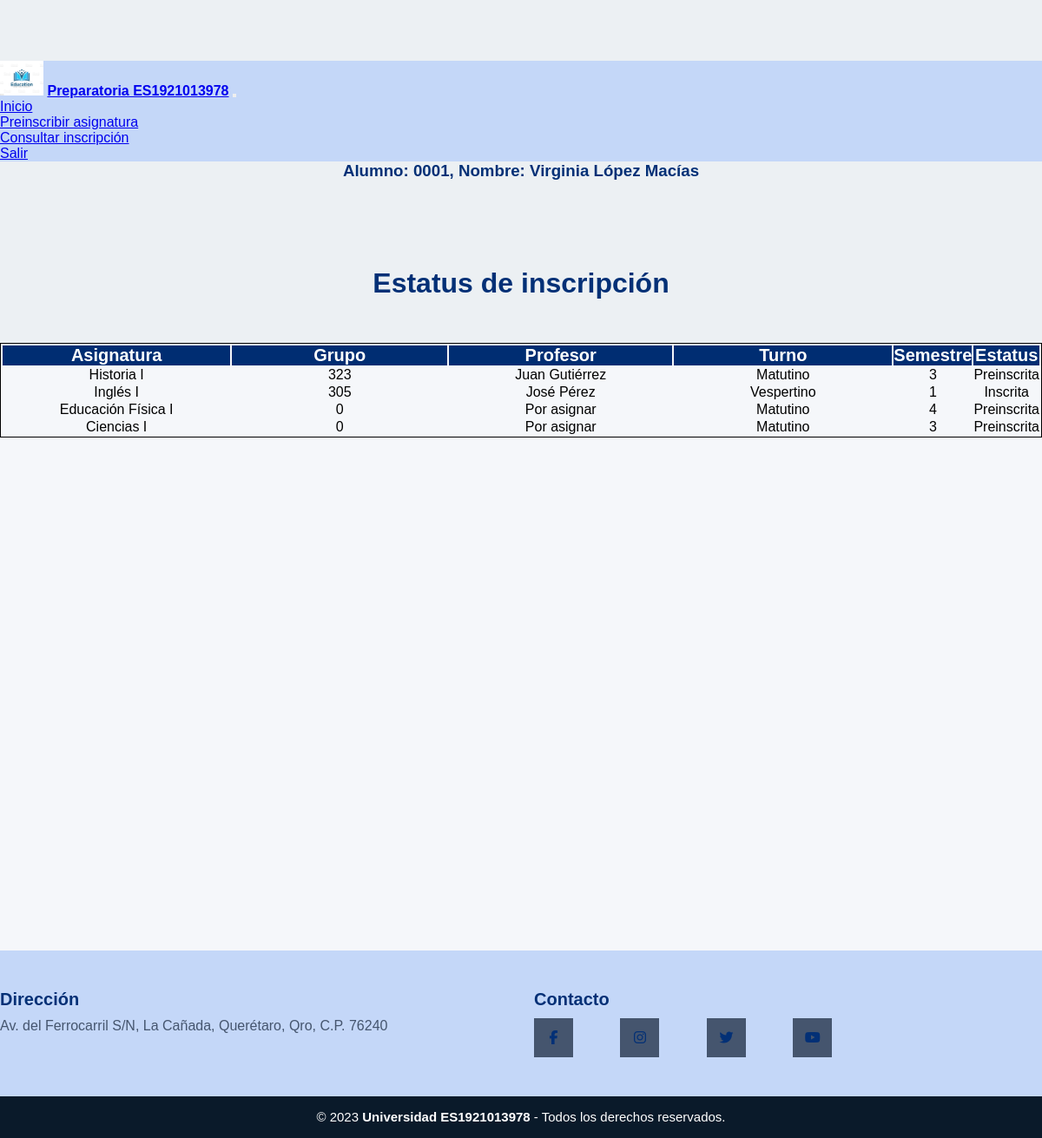
The page /consultaAL.php (signed in) on the database its author committed.
### tables this page shows
CREATE TABLE `usuarios` (
  `matricula` varchar(4) NOT NULL,
  `nombre` varchar(30) NOT NULL,
  `apellidopaterno` varchar(30) NOT NULL,
  `apellidomaterno` varchar(30) NOT NULL,
  `turno` varchar(10) NOT NULL,
  `tipousuario` varchar(2) NOT NULL,
  `password` varchar(15) NOT NULL
);

CREATE TABLE `inscripcion` (
  `id` int(11) NOT NULL,
  `matricula` varchar(4) NOT NULL,
  `asignatura` varchar(30) NOT NULL,
  `grupo` varchar(15) NOT NULL,
  `profesor` varchar(90) NOT NULL,
  `turno` varchar(10) NOT NULL,
  `semestre` tinyint(4) NOT NULL,
  `estatus` varchar(12) NOT NULL
);

### consultaAL.php (the view, shortened to what this page needs)
<?php
if(!isset($_SESSION['userAL'])){
    header('location: login.php');
} else if(isset($_SESSION['userAL'])){
    include 'conexion.php';
    $conn->setAttribute(PDO::ATTR_ERRMODE,PDO::ERRMODE_EXCEPTION);
    $sql=$conn->prepare('SELECT * FROM usuarios WHERE matricula=:Matricula');
    $sql->execute(array('Matricula'=>$_SESSION['userAL']));
    $rows=$sql->fetchAll();
    $sentencia=$conn->prepare('SELECT * FROM inscripcion WHERE matricula=:Matricula');
    $sentencia->execute(array('Matricula'=>$_SESSION['userAL']));
    $asignaturas=$sentencia->fetchAll(PDO::FETCH_OBJ);
    foreach($rows as $row){
        $row['matricula'];
        $row['nombre'];
        $row['apellidopaterno'];
        $row['apellidomaterno'];
    }
    $count=$sql->rowCount();
} else {
    echo "Error en el sistema";
}
?>
<!DOCTYPE html>
<html lang="en">
<head>
    <link href="css/headerfooter.css" rel="stylesheet" type="text/css" media="screen"/>
    <link href="css/table.css" rel="stylesheet" type="text/css" media="screen" />
    <link href="css/style.css" rel="stylesheet" type="text/css" media="screen" />
</head>
<body>
  <header>
    <nav class="navbar fixed-top navbar-expand-lg navbar-dark indigo">
        <a class="navbar-brand"><img src="imagenes/logo.jpg" width="50" alt="logo Preparatoria ES1921013978"></a>
        <a class="navbar-brand" href="index.html" width="50" alt="logo Preparatoria ES1921013978"><strong>Preparatoria ES1921013978</strong></a>
        <button class="navbar-toggler" type="button" data-toggle="collapse" data-target="#navbarSupportedContent" aria-controls="navbarSupportedContent" aria-expanded="false" aria-label="Toggle navigation">
        </button>
        <div class="collapse navbar-collapse" id="navbarSupportedContent">
            <ul class="navbar-nav mr-auto">
                <li class="nav-item active">
                    <a class="nav-link" href="usuarioAL.php">Inicio</a>
                </li>
                <li class="nav-item">
                    <a class="nav-link" href="preinscripcionAL.php">Preinscribir asignatura</a>
                </li>
                <li class="nav-item">
                    <a class="nav-link" href="consultaAL.php">Consultar inscripción</a>
                </li>
                <li class="nav-item">
                    <a class="nav-link" href="salir.php">Salir</a>
                </li>
            </ul>
        </div>
    </nav>
  </header>
    <?php
        if($count==1){
            echo "<h3> Alumno: $row[0], Nombre: $row[1] $row[2] $row[3] </h3>";
        } else {
            echo "<h3>Usuario no encontrado</h3>";
        }
    ?>
    <h1>Estatus de inscripción</h1>
    <section class="intro">
    <div class="bg-image h-100" style="background-color: #f5f7fa;">
        <div class="mask d-flex align-items-center h-100">
        <div class="container">
            <div class="row justify-content-center">
            <div class="col-12">
                <div class="card">
                <div class="card-body p-0">
                    <div class="table-responsive table-scroll" data-mdb-perfect-scrollbar="true" style="position: relative; height: 700px">
                    <table class="table table-striped mb-0">
                        <thead style="background-color: #002d72;">
                        <tr>
                            <th scope="col">Asignatura</th>
                            <th scope="col">Grupo</th>
                            <th scope="col">Profesor</th>
                            <th scope="col">Turno</th>
                            <th scope="col">Semestre</th>
                            <th scope="col">Estatus</th>
                        </tr>
                        </thead>
                        <tbody>
                            <?php
                            foreach($asignaturas as $asignatura){
                                ?>
                                <tr>
                                    <td><?php echo $asignatura->asignatura ?></td>
                                    <td><?php echo $asignatura->grupo ?></td>
                                    <td><?php echo $asignatura->profesor ?></td>
                                    <td><?php echo $asignatura->turno ?></td>
                                    <td><?php echo $asignatura->semestre ?></td>
                                    <td><?php echo $asignatura->estatus ?></td>
                                </tr>
                            <?php } ?>
                        </tbody>
                    </table>
                    </div>
                </div>
                </div>
            </div>
            </div>
        </div>
        </div>
    </div>
    </section>
    <footer class="footer">
            <div class="grupo1">
                <div class="box">
                    <h2>Dirección</h2>
                        <p>Av. del Ferrocarril S/N, La Cañada, Querétaro, Qro, C.P. 76240</p>
                </div>
                <div class="box">
                    <h2>Contacto</h2>
                    <div class="contacto">
                        <a href="#" class="fa fa-facebook"></a>
                        <a href="#" class="fa fa-instagram"></a>
                        <a href="#" class="fa fa-twitter"></a>
                        <a href="#" class="fa fa-youtube"></a>
                    </div>
                </div>
            </div>
            <div class="grupo2">
                <small>&copy; 2023 <b>Universidad ES1921013978 </b> - Todos los derechos reservados.</small>
            </div>
        </footer>
</body>
</html>

### css/headerfooter.css (style rules this page uses)
.navbar { background-color:#c4d7f8; }
.navbar-collapse { align-items: center; justify-content: space-between; }
header { height: 100%; }
.footer { width:100%; background:#c4d7f8; }
.footer .grupo1 { width: 100%; max-width: 1200px; margin: auto; display: grid; grid-template-columns: repeat(2,1fr); grid-gap:30px; padding: 45px 0px; }
.footer .grupo1 .box h2 { color: #033076; margin-bottom: 10px; font-size: 20px; text-align: left; }
.footer .grupo1 .box p { color: #45556e; margin-bottom: 10px; }
.footer .grupo1 .contacto a { display: inline-block; text-decoration: none; width: 45px; height: 45px; line-height: 45px; color: #033076; margin-right: 50px; background-color: #45556e; text-align: center; transition: all 0.5s ease; }
.footer .grupo2 { background-color:#0a1a2a; padding: 15px 10px; text-align: center; color: #fff; }
.footer .grupo2 small { font-size: 15px; }

### css/table.css (style rules this page uses)
table td, table th { text-overflow: ellipsis; white-space: nowrap; overflow: hidden; }
thead th { color: #fff; }
.card { border-radius: .5rem; }
.table-scroll { border-radius: .5rem; }
.table-scroll table thead th { font-size: 1.25rem; }
thead { top: 0; position: sticky; }

### css/style.css (style rules this page uses)
body { font-family: sans-serif; margin: 0; background-color:#a8c6fa; padding-top: 70px; }
h1 { padding-top: 100px; padding-bottom: 50px; }
h1, h2, h3 { text-align: center; color: #033076; }
table { width: 100%; border: 1px solid #000; }
th, td { width: 25%; text-align: center; vertical-align: center; }
* { margin: 0; padding: 0; box-sizing: border-box; font-family: 'Poppins', sans-serif; }
body { background: #ecf0f3; }

### rows shown on the page
usuarios: matricula "0001", nombre "Virginia", apellidopaterno "López", apellidomaterno "Macías"
inscripcion: asignatura "Historia I", grupo "323", profesor "Juan Gutiérrez", turno "Matutino", semestre "3", estatus "Preinscrita"
inscripcion: asignatura "Inglés I", grupo "305", profesor "José Pérez", turno "Vespertino", semestre "1", estatus "Inscrita"
inscripcion: asignatura "Educación Física I", grupo "0", profesor "Por asignar", turno "Matutino", semestre "4", estatus "Preinscrita"
inscripcion: asignatura "Ciencias I", grupo "0", profesor "Por asignar", turno "Matutino", semestre "3", estatus "Preinscrita"
